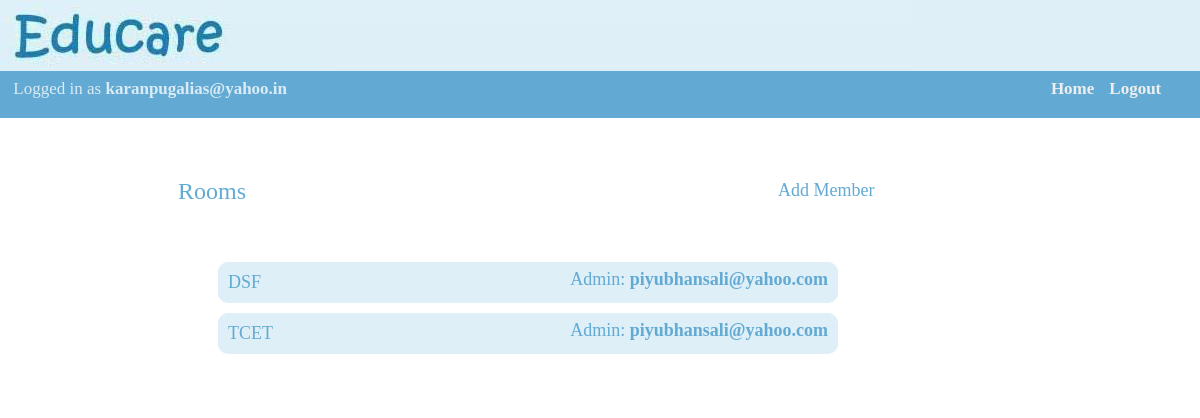
Page /Chat2/index.php (signed in) on the committed database.
### tables this page shows
CREATE TABLE IF NOT EXISTS `chat_rooms` (
  `id` tinyint(4) NOT NULL AUTO_INCREMENT,
  `name` varchar(20) NOT NULL,
  `numofuser` int(10) NOT NULL,
  `file` varchar(30) NOT NULL,
  `creator` varchar(30) NOT NULL,
  PRIMARY KEY (`id`),
  UNIQUE KEY `name` (`name`),
  UNIQUE KEY `name_2` (`name`),
  UNIQUE KEY `name_3` (`name`),
  UNIQUE KEY `name_4` (`name`),
  UNIQUE KEY `name_5` (`name`)
);

### Chat2/dbcon.php (called while the page is built, shortened)
<?php
function checkVar($var)
{
	$var = str_replace("\n", " ", $var);
	$var = str_replace(" ", "", $var);
	if(isset($var) && !empty($var) && $var != '')
	{
		return true;
	}
	else
	{
		return false;
	}
}
?>

### Chat2/chatrooms.php (the view, shortened to what this page needs)
<?php
    require_once("dbcon.php");
    if (checkVar($_SESSION['email_id'])):
        $getRooms = "SELECT *
        			 FROM chat_rooms";
        $roomResults = mysql_query($getRooms);
?>
<head>
     <link rel="stylesheet" type="text/css" href="../style.css" />
  <link rel="stylesheet" type="text/css" href="../menubar.css" />
   <link rel="stylesheet" type="text/css" href="main.css"/>
  <link rel="stylesheet" type="text/css" href="../main/style.css" />
</head>
<body class="signup_main_body">
<div class="drop_panel">
<ul style="position:relative; top:6pt; left:-20pt;">
<li style="display:inline;">Logged in as <b><?php echo $_SESSION['email_id']; ?></b></li>
<li style="display:inline;float:right; margin-right:15px; ">
<a class="menu" href="../main/logout.php"><b>Logout</b></a></li>
<li style="display:inline;float:right; margin-right:15px; ">
<a class="menu" href="../main/main.php"><b>Home</b></a></li>
</ul>
</div>
    <div id="page-wrap">
    	<div id="section">
    	<h3 style="color:#62AAD3;">Rooms</h3>
				<a class="side" style="position:relative; top:-45px; left:600px; font-size:18px;"
				href="room/addmember.php">Add Member</a>
            <div id="rooms">
                <ul>
                       <?php while($rooms = mysql_fetch_array($roomResults)):
                            $room = $rooms['name'];
                            $query = mysql_query("SELECT creator FROM `chat_rooms` WHERE `name` = '$room' ") or die("Cannot find data". mysql_error());
                            while ($row = mysql_fetch_array($query))
							{
							$creator = $row['creator'];
							}
							?>
                    <li>
                        <a href="room/?name=<?php echo $rooms['name']?>"><?php echo $rooms['name'] . "<span>Admin: <strong>" . $creator . "</strong></span>" ?></a>
                    </li>
                     <?php endwhile; ?>
                </ul>
            </div>
        </div>
    </div>
</body>
</html>
<?php
    else:
	   header('Location: http://css-tricks.com/examples/Chat2/');
	endif;
?>

### style.css (style rules this page uses)
.signup_main_body { background-image:url('images/global.jpg'); background-size:100% 100; background-repeat:no-repeat; }

### menubar.css (style rules this page uses)
.drop_panel { display: block; margin-top:6%; margin-left:-6pt; color:#daebf5; background-color:#62AAD3; width:101.6%; height:6%; text-align: left; font-size: 17px; }
a.menu:link { color: #eeeeee; text-decoration: none; text-shadow:1px #ffffff; }
a.side:link { color: #62AAD3; text-decoration: none; }

### Chat2/main.css (style rules this page uses)
#page-wrap { margin-top:10px ; margin-left:150px; width: 700px; position: relative; background-color:#daebf5 }
h1,h2,h3 { margin: 0 0 20px 0; font-weight: normal; }
h3 { font-size: 24px }
#section { background: #ffffff; padding: 20px; margin-top:40px; }
#rooms ul { list-style: none; ; }
#rooms ul li { margin: 10px 0 5px 0; }
#rooms li a { background: #DEEFF7; padding: 10px; -moz-border-radius: 10px; -webkit-border-radius: 10px; display: block; position: relative; margin-top:0px; font-size:18px; }
#rooms li a span { position: absolute; top: 7px; right: 10px; }
#rooms li a span strong { color: #62AAD3; font-size: 18px; }
#rooms a { text-decoration: none; color: #62AAD3; font: 18px; }

### rows in the picture
chat_rooms: name "DSF", creator "piyubhansali@yahoo.com"
chat_rooms: name "TCET", creator "piyubhansali@yahoo.com"

### other values in the picture
$_SESSION['email_id'] "karanpugalias@yahoo.in"
